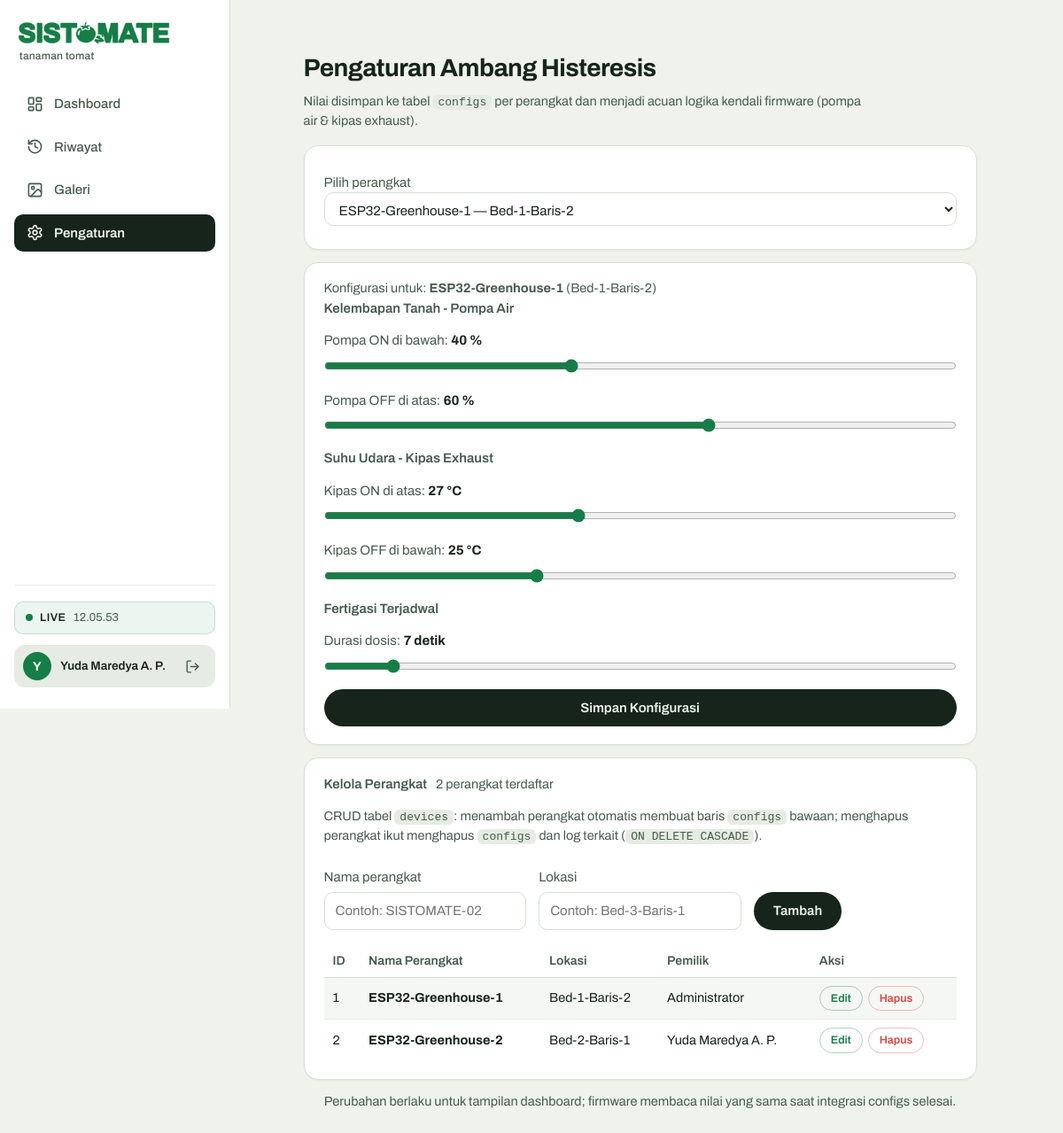
The app's page /dashboard/settings.php (signed in) with its own data.
### tables this page shows
CREATE TABLE users (
  id_user INT AUTO_INCREMENT PRIMARY KEY,
  name VARCHAR(100) NOT NULL,
  email VARCHAR(100) NOT NULL UNIQUE,
  password_hash VARCHAR(255) NOT NULL
);

CREATE TABLE devices (
  id_device INT AUTO_INCREMENT PRIMARY KEY,
  device_name VARCHAR(100) NOT NULL,
  location VARCHAR(150) NOT NULL,
  id_user INT NOT NULL,
  CONSTRAINT fk_devices_user FOREIGN KEY (id_user)
    REFERENCES users (id_user) ON DELETE RESTRICT
);

### dashboard/settings.php (the view, shortened to what this page needs)
<?php
require_once __DIR__ . '/db.php';
$user = current_user();
$devices = db()->query(
    'SELECT d.id_device, d.device_name, d.location, d.id_user, u.name AS owner_name
     FROM devices d
     LEFT JOIN users u ON u.id_user = d.id_user
     ORDER BY d.id_device'
)->fetchAll();
$deviceIds = array_map(static fn(array $d): int => (int) $d['id_device'], $devices);
$requested = (int) ($_POST['id_device'] ?? $_GET['id_device'] ?? 0);
$deviceId = in_array($requested, $deviceIds, true) ? $requested : ($deviceIds[0] ?? 0);
$deviceCurrent = null;
foreach ($devices as $d) {
    if ((int) $d['id_device'] === $deviceId) {
        $deviceCurrent = $d;
        break;
    }
}
$defaults = ['soil_on' => 40, 'soil_off' => 60, 'temp_on' => 27, 'temp_off' => 25, 'fert_duration_s' => 7];
$cfg = $defaults;
$newName = '';
$newLocation = '';
?>
<!doctype html>
<html lang="id">
<head>
<link rel="stylesheet" href="assets/theme.css">
</head>
<body class="has-sidebar">
<?= navbar('settings', $user['name']) ?>
<main class="main-content">
  <div class="settings-wrap">
  <h1 class="page-title">Pengaturan Ambang Histeresis</h1>
  <p class="lead-muted">Nilai disimpan ke tabel <code>configs</code> per perangkat dan menjadi
    acuan logika kendali firmware (pompa air &amp; kipas exhaust).</p>
  <?php if (count($devices) > 1): ?>
  <form method="get" action="settings.php" class="panel">
    <label class="f" for="pick-device">Pilih perangkat
      <select id="pick-device" name="id_device" onchange="this.form.submit()">
        <?php foreach ($devices as $d): ?>
          <option value="<?= (int) $d['id_device'] ?>"<?= (int) $d['id_device'] === $deviceId ? ' selected' : '' ?>>
            <?= e($d['device_name']) ?> &mdash; <?= e($d['location']) ?>
          </option>
        <?php endforeach; ?>
      </select>
    </label>
  </form>
  <?php endif; ?>
  <form method="post" action="settings.php" class="panel">
    <?php if ($deviceCurrent): ?>
      <p class="small muted">Konfigurasi untuk: <b><?= e($deviceCurrent['device_name']) ?></b>
        (<?= e($deviceCurrent['location']) ?>)</p>
    <?php endif; ?>
    <h2>Kelembapan Tanah - Pompa Air</h2>
    <label class="f">Pompa ON di bawah: <b><span id="lSoilOn"><?= e((string)$cfg['soil_on']) ?></span> %</b></label>
    <input type="range" min="5" max="95" step="1"
           id="soil_on" name="soil_on" value="<?= e((string)$cfg['soil_on']) ?>"
           oninput="lSoilOn.textContent=this.value">
    <label class="f mt-block">Pompa OFF di atas: <b><span id="lSoilOff"><?= e((string)$cfg['soil_off']) ?></span> %</b></label>
    <input type="range" min="5" max="95" step="1"
           id="soil_off" name="soil_off" value="<?= e((string)$cfg['soil_off']) ?>"
           oninput="lSoilOff.textContent=this.value">
    <h2 class="mt-block">Suhu Udara - Kipas Exhaust</h2>
    <label class="f">Kipas ON di atas: <b><span id="lTempOn"><?= e((string)$cfg['temp_on']) ?></span> &deg;C</b></label>
    <input type="range" min="15" max="45" step="1"
           id="temp_on" name="temp_on" value="<?= e((string)$cfg['temp_on']) ?>"
           oninput="lTempOn.textContent=this.value">
    <label class="f mt-block">Kipas OFF di bawah: <b><span id="lTempOff"><?= e((string)$cfg['temp_off']) ?></span> &deg;C</b></label>
    <input type="range" min="15" max="45" step="1"
           id="temp_off" name="temp_off" value="<?= e((string)$cfg['temp_off']) ?>"
           oninput="lTempOff.textContent=this.value">
    <h2 class="mt-block">Fertigasi Terjadwal</h2>
    <label class="f">Durasi dosis: <b><span id="lFert"><?= e((string)$cfg['fert_duration_s']) ?></span> detik</b></label>
    <input type="range" min="1" max="60" step="1"
           id="fert_duration_s" name="fert_duration_s" value="<?= e((string)$cfg['fert_duration_s']) ?>"
           oninput="lFert.textContent=this.value">
    <div class="mt-block">
      <button type="submit" class="btn block">Simpan Konfigurasi</button>
    </div>
  </form>
  <section class="panel" id="kelola-perangkat" aria-labelledby="devices-title">
    <div class="table-head">
      <div class="table-title-group">
        <h2 id="devices-title">Kelola Perangkat</h2>
        <span class="small muted"><?= count($devices) ?> perangkat terdaftar</span>
      </div>
    </div>
    <p class="small muted" style="margin-bottom:12px">CRUD tabel <code>devices</code>: menambah perangkat otomatis membuat baris <code>configs</code> bawaan; menghapus perangkat ikut menghapus <code>configs</code> dan log terkait (<code>ON DELETE CASCADE</code>).</p>
    <form method="post" action="settings.php#kelola-perangkat" class="row-inline">
      <div>
        <label class="f" for="new_device_name">Nama perangkat</label>
        <input type="text" id="new_device_name" name="device_name" required maxlength="100"
               placeholder="Contoh: SISTOMATE-02" value="<?= e($newName) ?>">
      </div>
      <div>
        <label class="f" for="new_location">Lokasi</label>
        <input type="text" id="new_location" name="location" required maxlength="150"
               placeholder="Contoh: Bed-3-Baris-1" value="<?= e($newLocation) ?>">
      </div>
      <div>
        <button type="submit" class="btn">Tambah</button>
      </div>
    </form>
    <div class="table-wrapper" tabindex="0" role="region" aria-labelledby="devices-title" style="margin-top:16px">
      <table class="tbl">
        <thead>
          <tr>
            <th scope="col">ID</th>
            <th scope="col">Nama Perangkat</th>
            <th scope="col">Lokasi</th>
            <th scope="col">Pemilik</th>
            <th scope="col">Aksi</th>
          </tr>
        </thead>
        <tbody>
          <?php foreach ($devices as $d): ?>
            <tr>
              <td><?= (int) $d['id_device'] ?></td>
              <td><b><?= e($d['device_name']) ?></b></td>
              <td><?= e($d['location']) ?></td>
              <td><?= e($d['owner_name'] ?: '-') ?></td>
              <td>
                <div class="card-actions">
                  <button type="button" class="btn-edit"
                          data-dev-edit="<?= (int) $d['id_device'] ?>"
                          data-dev-name="<?= e($d['device_name']) ?>"
                          data-dev-loc="<?= e($d['location']) ?>">Edit</button>
                  <button type="button" class="btn-del"
                          data-dev-del="<?= (int) $d['id_device'] ?>"
                          data-dev-name="<?= e($d['device_name']) ?>"
                          <?= count($devices) <= 1 ? 'disabled title="Minimal harus tersisa satu perangkat"' : '' ?>>Hapus</button>
                </div>
              </td>
            </tr>
          <?php endforeach; ?>
        </tbody>
      </table>
    </div>
  </section>
  <p class="small muted center mt-block">Perubahan berlaku untuk tampilan dashboard;
    firmware membaca nilai yang sama saat integrasi configs selesai.</p>
  </div>
</main>
</body>
</html>

### dashboard/db.php (shortened to what this page needs)
<?php
function db(): PDO
{
    static $pdo = null;
    if ($pdo === null) {
        $path = getenv('SISTOMATE_ENV')
            ?: (file_exists(__DIR__ . '/../.env') ? __DIR__ . '/../.env'
            : (file_exists(__DIR__ . '/.env') ? __DIR__ . '/.env'
            : (file_exists(__DIR__ . '/../../.env') ? __DIR__ . '/../../.env'
            : '/etc/sistomate-ingest.env')));
        $env = parse_ini_file($path);
        $pdo = new PDO(
            "mysql:host={$env['DB_HOST']};dbname={$env['DB_NAME']};charset=utf8mb4",
            $env['DB_USER'],
            $env['DB_PASS'],
            [
                PDO::ATTR_ERRMODE => PDO::ERRMODE_EXCEPTION,
                PDO::ATTR_DEFAULT_FETCH_MODE => PDO::FETCH_ASSOC,
            ]
        );
    }
    return $pdo;
}
function e(?string $s): string
{
    return htmlspecialchars((string) $s, ENT_QUOTES, 'UTF-8');
}
function current_user(): array
{
    $stmt = db()->prepare('SELECT id_user, name, email FROM users WHERE id_user = ?');
    $stmt->execute([(int) $_SESSION['user_id']]);
    $row = $stmt->fetch();
    return $row ?: ['id_user' => (int) $_SESSION['user_id'], 'name' => 'Pengguna', 'email' => ''];
}
function navbar(string $active, string $userName, bool $live = true): string
{
    $items = [
        'app' => [
            'href' => 'app.php',
            'label' => 'Dashboard',
            'icon' => '<svg class="nav-icon" viewBox="0 0 24 24" fill="none" stroke="currentColor" stroke-width="2" stroke-linecap="round" stroke-linejoin="round" aria-hidden="true"><rect width="7" height="9" x="3" y="3" rx="1"/><rect width="7" height="5" x="14" y="3" rx="1"/><rect width="7" height="9" x="14" y="12" rx="1"/><rect width="7" height="5" x="3" y="16" rx="1"/></svg>'
        ],
        'history' => [
            'href' => 'history.php',
            'label' => 'Riwayat',
            'icon' => '<svg class="nav-icon" viewBox="0 0 24 24" fill="none" stroke="currentColor" stroke-width="2" stroke-linecap="round" stroke-linejoin="round" aria-hidden="true"><path d="M3 12a9 9 0 1 0 9-9 9.75 9.75 0 0 0-6.74 2.74L3 8"/><path d="M3 3v5h5"/><path d="M12 7v5l4 2"/></svg>'
        ],
        'gallery' => [
            'href' => 'gallery.php',
            'label' => 'Galeri',
            'icon' => '<svg class="nav-icon" viewBox="0 0 24 24" fill="none" stroke="currentColor" stroke-width="2" stroke-linecap="round" stroke-linejoin="round" aria-hidden="true"><rect width="18" height="18" x="3" y="3" rx="2" ry="2"/><circle cx="9" cy="9" r="2"/><path d="m21 15-3.086-3.086a2 2 0 0 0-2.828 0L6 21"/></svg>'
        ],
        'settings' => [
            'href' => 'settings.php',
            'label' => 'Pengaturan',
            'icon' => '<svg class="nav-icon" viewBox="0 0 24 24" fill="none" stroke="currentColor" stroke-width="2" stroke-linecap="round" stroke-linejoin="round" aria-hidden="true"><path d="M12.22 2h-.44a2 2 0 0 0-2 2v.18a2 2 0 0 1-1 1.73l-.43.25a2 2 0 0 1-2 0l-.15-.08a2 2 0 0 0-2.73.73l-.22.38a2 2 0 0 0 .73 2.73l.15.1a2 2 0 0 1 1 1.72v.51a2 2 0 0 1-1 1.74l-.15.09a2 2 0 0 0-.73 2.73l.22.38a2 2 0 0 0 2.73.73l.15-.08a2 2 0 0 1 2 0l.43.25a2 2 0 0 1 1 1.73V20a2 2 0 0 0 2 2h.44a2 2 0 0 0 2-2v-.18a2 2 0 0 1 1-1.73l.43-.25a2 2 0 0 1 2 0l.15.08a2 2 0 0 0 2.73-.73l.22-.39a2 2 0 0 0-.73-2.73l-.15-.08a2 2 0 0 1-1-1.74v-.5a2 2 0 0 1 1-1.74l.15-.09a2 2 0 0 0 .73-2.73l-.22-.38a2 2 0 0 0-2.73-.73l-.15.08a2 2 0 0 1-2 0l-.43-.25a2 2 0 0 1-1-1.73V4a2 2 0 0 0-2-2z"/><circle cx="12" cy="12" r="3"/></svg>'
        ],
    ];
    $nav = '';
    foreach ($items as $key => $item) {
        $isOn = $key === $active;
        $cls = 'nav-item' . ($isOn ? ' on' : '');
        $aria = $isOn ? ' aria-current="page"' : '';
        $nav .= '<a href="' . $item['href'] . '" class="' . $cls . '"' . $aria . '>'
            . $item['icon']
            . '<span>' . e($item['label']) . '</span>'
            . '</a>';
    }
    $liveHtml = '';
    if ($live) {
        $liveHtml = '<div class="live">'
            . '<span class="dot" id="dot"></span>'
            . '<b id="livetxt">LIVE</b>'
            . '<span id="clock">--:--:--</span>'
            . '</div>'
            . '<script>(function(){function u(){var c=document.getElementById("clock");if(c)c.textContent=new Date().toLocaleTimeString("id-ID",{hour12:false});}u();setInterval(u,1000);})();</script>';
    }
    $userInitial = mb_strtoupper(mb_substr($userName !== '' ? $userName : 'U', 0, 1));
    return '<aside class="sidebar">'
        . '<div class="sidebar-brand">'
        .   '<a href="app.php" class="brand">'
        .     '<img src="assets/logo-sistomate.png" alt="SISTOMATE" class="brand-logo-img">'
        .     '<span class="brand-sub">tanaman tomat</span>'
        .   '</a>'
        . '</div>'
        . '<nav class="sidebar-nav" aria-label="Navigasi Utama">'
        .   $nav
        . '</nav>'
        . '<div class="sidebar-footer">'
        .   $liveHtml
        .   '<div class="sidebar-user">'
        .     '<div class="user-avatar" aria-hidden="true">' . e($userInitial) . '</div>'
        .     '<div class="user-info"><span class="uname">' . e($userName) . '</span></div>'
        .     '<a class="logout-btn" href="logout.php" title="Logout" aria-label="Logout">'
        .       '<svg viewBox="0 0 24 24" fill="none" stroke="currentColor" stroke-width="2" stroke-linecap="round" stroke-linejoin="round" aria-hidden="true"><path d="M9 21H5a2 2 0 0 1-2-2V5a2 2 0 0 1 2-2h4"/><polyline points="16 17 21 12 16 7"/><line x1="21" x2="9" y1="12" y2="12"/></svg>'
        .     '</a>'
        .   '</div>'
        . '</div>'
        . '</aside>';
}

### records on screen
users: name "Y", name "Yuda Maredya A. P."
devices: id_device "ESP32-Greenhouse-1 — Bed-1-Baris-2", id_device "2", device_name "ESP32-Greenhouse-2", location "Bed-2-Baris-1", id_user.name "Yuda Maredya A. P."
devices: device_name "ESP32-Greenhouse-1", location "Bed-1-Baris-2", id_device "1", id_user.name "Administrator"

### other values on screen
$item['label'] "Dashboard"
$item['label'] "Riwayat"
$item['label'] "Galeri"
$item['label'] "Pengaturan"
$cfg['soil_on'] "40"
$cfg['soil_off'] "60"
$cfg['temp_on'] "27"
$cfg['temp_off'] "25"
$cfg['fert_duration_s'] "7"
count($devices) "2"
